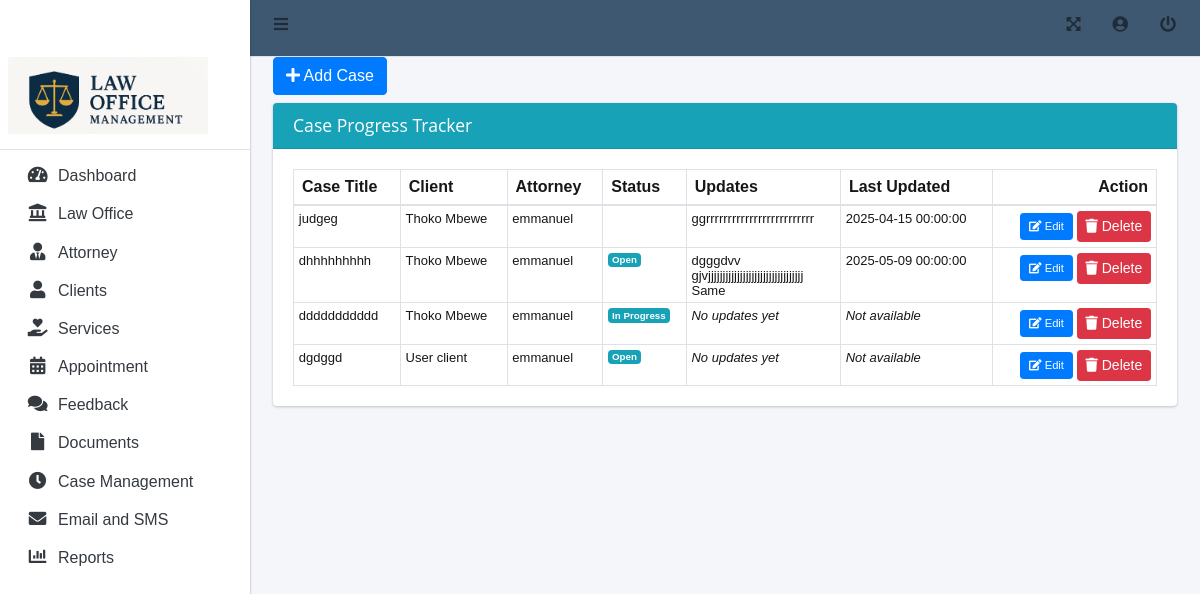
The page /admin/case_progress.php on the database its author committed.
### tables this page shows
CREATE TABLE `tbl_case` (
  `case_id` int(11) NOT NULL,
  `client_id` int(11) NOT NULL,
  `attorney_id` int(11) NOT NULL,
  `case_title` varchar(255) NOT NULL,
  `case_description` text DEFAULT NULL,
  `status` enum('Open','In Progress','Closed') DEFAULT 'Open',
  `created_at` timestamp NOT NULL DEFAULT current_timestamp()
);

CREATE TABLE `tbl_client` (
  `client_id` int(11) NOT NULL,
  `client_lastname` varchar(30) NOT NULL,
  `client_firstname` varchar(30) NOT NULL,
  `client_middlename` varchar(30) NOT NULL,
  `contact` varchar(15) NOT NULL,
  `email_address` varchar(50) NOT NULL,
  `valid_id` text NOT NULL,
  `username` varchar(30) NOT NULL,
  `password` text NOT NULL,
  `account_status` int(1) NOT NULL
);

CREATE TABLE `tbl_attorney` (
  `attorney_id` int(11) NOT NULL,
  `last_name` varchar(30) NOT NULL,
  `first_name` varchar(30) NOT NULL,
  `middle_name` varchar(30) NOT NULL,
  `gender` int(1) NOT NULL,
  `complete_address` varchar(150) NOT NULL,
  `contact_details` varchar(50) NOT NULL,
  `fax` varchar(15) NOT NULL,
  `profile_picture` text NOT NULL,
  `education` text NOT NULL,
  `professional_experience` text NOT NULL,
  `username` varchar(30) NOT NULL,
  `password` text NOT NULL,
  `account_status` int(1) NOT NULL,
  `attorney_email` varchar(100) NOT NULL
);

### admin/case_progress.php (the view, shortened to what this page needs)
<?php include 'includes/header.php'; ?>
<body class="hold-transition sidebar-mini layout-fixed">
<div class="wrapper">
<?php include 'includes/topbar.php'; ?>
<?php include 'includes/sidebar.php'; ?>
<div class="content-wrapper">
   <section class="content">
      <div class="container-fluid">
      <a href="add-case.php" class="btn btn-primary mb-2">
                  <i class="fa fa-plus"></i> Add Case
               </a>
         <div class="card card-info">
            <div class="card-header">
               <h3 class="card-title">Case Progress Tracker</h3>
            </div>
            <div class="card-body">
               <table class="table table-bordered table-hover">
                  <thead>
                     <tr>
                        <th>Case Title</th>
                        <th>Client</th>
                        <th>Attorney</th>
                        <th>Status</th>
                        <th>Updates</th>
                        <th>Last Updated</th>
                        <th class="text-right">Action</th>
                     </tr>
                  </thead>
                  <tbody>
                     <?php
                     include 'includes/connection.php';
                     $query = "
                        SELECT
                            c.case_id,
                            c.case_title,
                            COALESCE(c.status, 'No Status') AS status,
                            cl.client_firstname,
                            cl.client_lastname,
                            a.first_name,
                            MAX(p.update_date) AS last_update,
                            GROUP_CONCAT(p.update_title ORDER BY p.update_date DESC SEPARATOR '<br>') AS updates
                        FROM tbl_case c
                        JOIN tbl_client cl ON c.client_id = cl.client_id
                        JOIN tbl_attorney a ON c.attorney_id = a.attorney_id
                        LEFT JOIN tbl_case_progress p ON c.case_id = p.case_id
                        GROUP BY c.case_id, c.case_title, c.status, cl.client_firstname, cl.client_lastname, a.first_name
                     ";
                     $result = mysqli_query($conn, $query);
                     while ($row = mysqli_fetch_assoc($result)) {
                        $client_name = $row['client_firstname'] . ' ' . $row['client_lastname'];
                        $updates = !empty($row['updates']) ? $row['updates'] : '<em>No updates yet</em>';
                        $last_updated = !empty($row['last_update']) ? $row['last_update'] : '<em>Not available</em>';
                        echo "<tr>
                              <td>{$row['case_title']}</td>
                              <td>{$client_name}</td>
                              <td>{$row['first_name']}</td>
                              <td><span class='badge badge-info'>{$row['status']}</span></td>
                              <td style='max-width: 200px; word-wrap: break-word;'>{$updates}</td>
                              <td>{$last_updated}</td>
                              <td class='text-right'>
                                 <a href='edit_case_progress.php?id={$row['case_id']}' class='btn btn-sm btn-primary'><i class='fa fa-edit'></i> Edit</a>
                                 <button class='btn btn-sm btn-danger delete-btn' data-id='{$row['case_id']}'><i class='fa fa-trash'></i> Delete</button>
                              </td>
                              </tr>";
                     }
                     ?>
                  </tbody>
               </table>
            </div>
         </div>
      </div>
   </section>
</div>
</div>
</body>
</html>

### css/style.css (style rules this page uses)
article, aside, details, figcaption, figure, footer, header, hgroup, nav, section, summary { display: block; }
html, button, input, select, textarea { font-family: sans-serif; }
body { margin: 0; }
a { background: transparent; }
h3 { font-size: 1.17em; margin: 1em 0; }
button, input, select, textarea { font-family: inherit; font-size: 100%; margin: 0; vertical-align: baseline; }
button, input { line-height: normal; }
button, select { text-transform: none; }
button, html input[type="button"], input[type="reset"], input[type="submit"] { -webkit-appearance: button; cursor: pointer; }
table { border-collapse: collapse; border-spacing: 0; }
*, *:before, *:after { -webkit-box-sizing: border-box; -moz-box-sizing: border-box; box-sizing: border-box; }
body { font-family: Arial, sans-serif; font-size: 16px; font-weight: 300; line-height: normal; color: #161719; }
h1, h2, h3, h4, h5, h6 { font-family: "Titillium Web", "Open Sans", sans-serif; color: white; margin-top: 0; }
a { text-decoration: none; }
.container-fluid { margin-right: auto; margin-left: auto; padding-left: 15px; padding-right: 15px; *zoom: 1; }
.container-fluid:after { content: " "; clear: both; display: block; overflow: hidden; height: 0; }
.text-right { text-align: right; }

### admin/includes/header.php (style rules this page uses)
td a.btn { font-size: 0.7rem; }
th { padding: 0.5rem !important; }
table tr td { padding: 0.3rem !important; font-size: 13px; }

### rows shown on the page
tbl_case: case_title "judgeg", client.client_lastname "Thoko Mbewe", attorney.first_name "emmanuel", updates "ggrrrrrrrrrrrrrrrrrrrrrrrrr", last_update "2025-04-15 00:00:00"
tbl_case: case_title "dhhhhhhhhh", client.client_lastname "Thoko Mbewe", attorney.first_name "emmanuel", status "Open", updates "dgggdvv gjvjjjjjjjjjjjjjjjjjjjjjjjjjjjjjjjjj Same", last_update "2025-05-09 00:00:00"
tbl_case: case_title "ddddddddddd", client.client_lastname "Thoko Mbewe", attorney.first_name "emmanuel", status "In Progress", shows "No updates yet", shows "Not available"
tbl_case: case_title "dgdggd", client.client_lastname "User client", attorney.first_name "emmanuel", status "Open", shows "No updates yet", shows "Not available"
